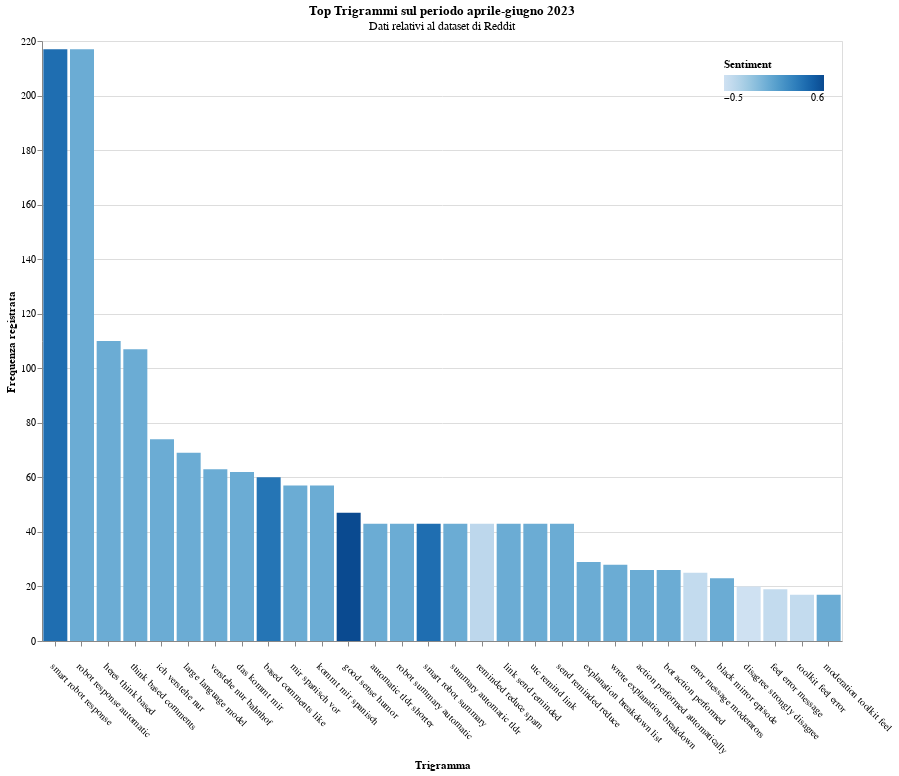

The notebook cell this image was saved under:
### Code cell
#month_dropdown = alt.binding_select(options=df_top_trigrams['MonthName'].unique().tolist()+[None])
#month_sel = alt.selection_single(fields=['MonthName'], bind=month_dropdown, name="Seleziona", init={'MonthName': df_top_trigrams['MonthName'].iloc[0]})
optmont = ['Aprile', 'Maggio', 'Giugno']
labels = [option + ' ' for option in optmont]
month_dropdown = alt.binding_select(
    # Add the empty selection which shows all when clicked
    options=optmont + [None],
    labels=labels + ['All'],
    name='Selettore del periodo: '
)

month_sel = alt.selection_point(
    fields=['MonthName'],
    bind=month_dropdown,
)
#sentiment_scale = alt.Scale(domain=[-1, 1], range=['#FC2E20', '#FD7F20', '#FDB750'])
single = alt.selection_single(on='mouseover', nearest=True)

test = alt.Chart(df_top_trigrams, title=alt.Title('Top Trigrammi sul periodo aprile-giugno 2023',
    subtitle= 'Dati relativi al dataset di Reddit')).mark_bar().encode(
    x=alt.X('Trigram:N', sort='-y', title='Trigramma'),
    y=alt.Y('Frequency:Q', title='Frequenza registrata'),
    color=alt.Color('Sentiment:Q'), #, scale=sentiment_scale),
    tooltip=[alt.Tooltip('Trigram:N', title="Trigramma"),
             alt.Tooltip('Frequency:Q', title="frequenza assoluta")]
).properties(
    width=800,
    height=600,
).configure_axisX(
    labelAngle=45,  # Specify the degree of inclination here
    labelAlign='left',  # Optional: Align the labels to the right for better readability
    labelPadding=15  # Optional: Add padding to the labels for better spacing
).add_selection(month_sel, single
).transform_filter(month_sel
).resolve_scale(y='independent'
).configure_legend(orient='top-right').interactive()

test.save('trigrammimensilireddit.html')
test

### Figure 1 — Vega-Lite specification as saved in the notebook (floating-point values rounded to 4 significant figures)
{"config": {"view": {"continuousWidth": 300, "continuousHeight": 300}, "axisX": {"labelAlign": "left", "labelAngle": 45, "labelPadding": 15}, "legend": {"orient": "top-right"}}, "data": {"name": "data-93c9ffa5b6b9e4def6a08990b0ff3aea"}, "mark": {"type": "bar"}, "encoding": {"color": {"field": "Sentiment", "type": "quantitative"}, "tooltip": [{"field": "Trigram", "title": "Trigramma", "type": "nominal"}, {"field": "Frequency", "title": "frequenza assoluta", "type": "quantitative"}], "x": {"field": "Trigram", "sort": "-y", "title": "Trigramma", "type": "nominal"}, "y": {"field": "Frequency", "title": "Frequenza registrata", "type": "quantitative"}}, "height": 600, "params": [{"name": "param_8", "select": {"type": "point", "fields": ["MonthName"]}, "bind": {"input": "select", "options": ["Aprile", "Maggio", "Giugno", null], "labels": ["Aprile ", "Maggio ", "Giugno ", "All"], "name": "Selettore del periodo: "}}, {"name": "param_9", "select": {"type": "point", "nearest": true, "on": "mouseover"}}, {"name": "param_10", "select": {"type": "interval", "encodings": ["x", "y"]}, "bind": "scales"}], "resolve": {"scale": {"y": "independent"}}, "title": {"text": "Top Trigrammi sul periodo aprile-giugno 2023", "subtitle": "Dati relativi al dataset di Reddit"}, "transform": [{"filter": {"param": "param_8"}}], "width": 800, "$schema": "https://vega.github.io/schema/vega-lite/v5.8.0.json", "datasets": {"data-93c9ffa5b6b9e4def6a08990b0ff3aea": [{"Month": 4, "Trigram": "smart robot response", "Frequency": 217, "Sentiment": 0.4019, "MonthName": "Aprile"}, {"Month": 4, "Trigram": "automatic tldr shorter", "Frequency": 43, "Sentiment": 0.0, "MonthName": "Aprile"}, {"Month": 4, "Trigram": "robot summary automatic", "Frequency": 43, "Sentiment": 0.0, "MonthName": "Aprile"}, {"Month": 4, "Trigram": "smart robot summary", "Frequency": 43, "Sentiment": 0.4019, "MonthName": "Aprile"}, {"Month": 4, "Trigram": "good sense humor", "Frequency": 47, "Sentiment": 0.6124, "MonthName": "Aprile"}, {"Month": 4, "Trigram": "summary automatic tldr", "Frequency": 43, "Sentiment": 0.0, "MonthName": "Aprile"}, {"Month": 4, "Trigram": "think based comments", "Frequency": 107, "Sentiment": 0.0, "MonthName": "Aprile"}, {"Month": 4, "Trigram": "heres think based", "Frequency": 110, "Sentiment": 0.0, "MonthName": "Aprile"}, {"Month": 4, "Trigram": "robot response automatic", "Frequency": 217, "Sentiment": 0.0, "MonthName": "Aprile"}, {"Month": 4, "Trigram": "based comments like", "Frequency": 60, "Sentiment": 0.3612, "MonthName": "Aprile"}, {"Month": 6, "Trigram": "wrote explanation breakdown", "Frequency": 28, "Sentiment": 0.0, "MonthName": "Giugno"}, {"Month": 6, "Trigram": "feel error message", "Frequency": 19, "Sentiment": -0.4019, "MonthName": "Giugno"}, {"Month": 6, "Trigram": "disagree strongly disagree", "Frequency": 20, "Sentiment": -0.4767, "MonthName": "Giugno"}, {"Month": 6, "Trigram": "black mirror episode", "Frequency": 23, "Sentiment": 0.0, "MonthName": "Giugno"}, {"Month": 6, "Trigram": "error message moderators", "Frequency": 25, "Sentiment": -0.4019, "MonthName": "Giugno"}, {"Month": 6, "Trigram": "action performed automatically", "Frequency": 26, "Sentiment": 0.0, "MonthName": "Giugno"}, {"Month": 6, "Trigram": "bot action performed", "Frequency": 26, "Sentiment": 0.0, "MonthName": "Giugno"}, {"Month": 6, "Trigram": "explanation breakdown list", "Frequency": 29, "Sentiment": 0.0, "MonthName": "Giugno"}, {"Month": 6, "Trigram": "toolkit feel error", "Frequency": 17, "Sentiment": -0.4019, "MonthName": "Giugno"}, {"Month": 6, "Trigram": "moderation toolkit feel", "Frequency": 17, "Sentiment": 0.0, "MonthName": "Giugno"}, {"Month": 5, "Trigram": "reminded reduce spam", "Frequency": 43, "Sentiment": -0.3612, "MonthName": "Maggio"}, {"Month": 5, "Trigram": "link send reminded", "Frequency": 43, "Sentiment": 0.0, "MonthName": "Maggio"}, {"Month": 5, "Trigram": "utc remind link", "Frequency": 43, "Sentiment": 0.0, "MonthName": "Maggio"}, {"Month": 5, "Trigram": "mir spanisch vor", "Frequency": 57, "Sentiment": 0.0, "MonthName": "Maggio"}, {"Month": 5, "Trigram": "das kommt mir", "Frequency": 62, "Sentiment": 0.0, "MonthName": "Maggio"}, {"Month": 5, "Trigram": "verstehe nur bahnhof", "Frequency": 63, "Sentiment": 0.0, "MonthName": "Maggio"}, {"Month": 5, "Trigram": "large language model", "Frequency": 69, "Sentiment": 0.0, "MonthName": "Maggio"}, {"Month": 5, "Trigram": "ich verstehe nur", "Frequency": 74, "Sentiment": 0.0, "MonthName": "Maggio"}, {"Month": 5, "Trigram": "send reminded reduce", "Frequency": 43, "Sentiment": 0.0, "MonthName": "Maggio"}, {"Month": 5, "Trigram": "kommt mir spanisch", "Frequency": 57, "Sentiment": 0.0, "MonthName": "Maggio"}]}}
